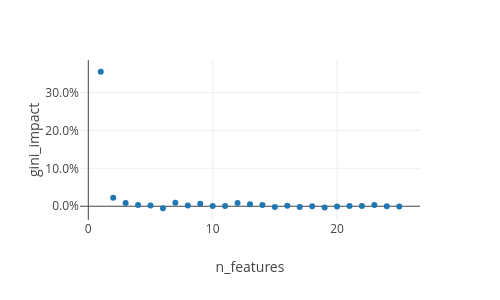

Notebook cell for this chart:
### Code cell
fig = px.scatter(results_df,
                 x='n_features',
                 y='gini_impact',
                 width=500,
                 height=300,
                 template='none')
fig.update_yaxes(tickformat=".1%")

### Figure 1 — Plotly figure (JSON) as saved in the notebook; plotly's stock layout.template omitted (floating-point values rounded to 4 significant figures)
{"data": [{"hovertemplate": "n_features=%{x}<br>gini_impact=%{y}<extra></extra>", "legendgroup": "", "marker": {"color": "#1F77B4", "symbol": "circle"}, "mode": "markers", "name": "", "orientation": "v", "showlegend": false, "type": "scatter", "x": [25, 24, 23, 22, 21, 20, 19, 18, 17, 16, 15, 14, 13, 12, 11, 10, 9, 8, 7, 6, 5, 4, 3, 2, 1], "xaxis": "x", "y": [-0.0009287, -1.927e-05, 0.003368, 0.0007306, 0.0007149, -0.0006071, -0.003634, 0.0002656, -0.001905, 0.001242, -0.001693, 0.003481, 0.005282, 0.008221, 0.000724, 0.0006193, 0.006475, 0.002251, 0.009185, -0.005308, 0.001997, 0.003047, 0.008632, 0.02256, 0.3547], "yaxis": "y"}], "layout": {"height": 300, "legend": {"tracegroupgap": 0}, "margin": {"t": 60}, "width": 500, "xaxis": {"anchor": "y", "domain": [0, 1], "title": {"text": "n_features"}}, "yaxis": {"anchor": "x", "domain": [0, 1], "tickformat": ".1%", "title": {"text": "gini_impact"}}}}
